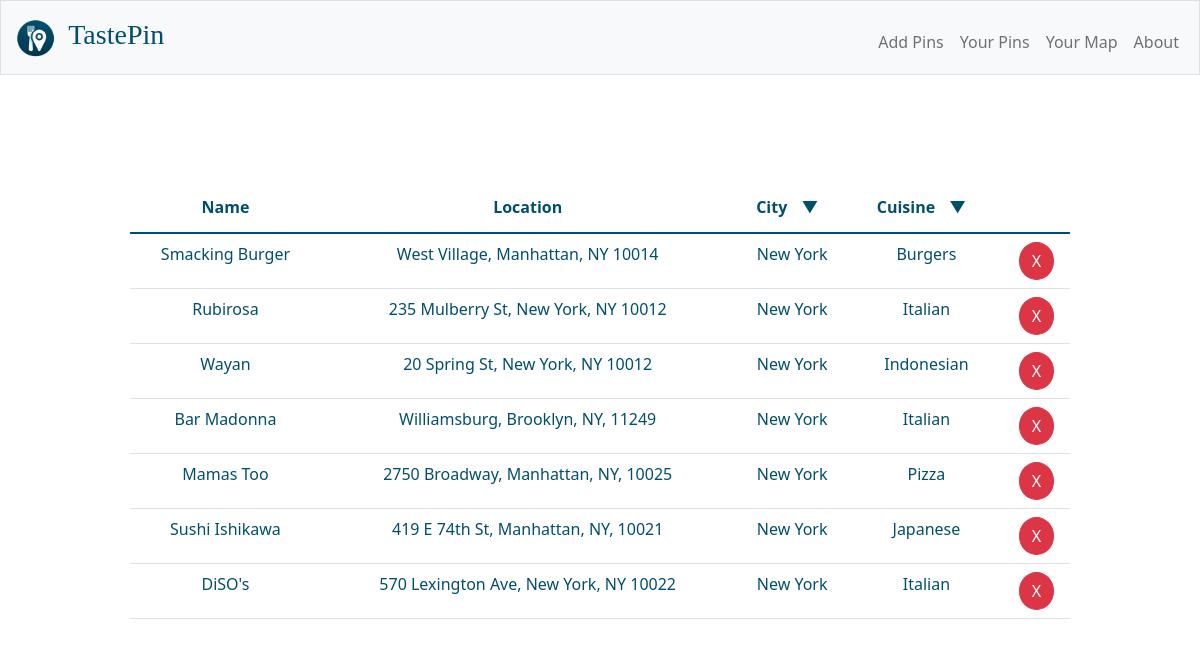
Page /list on the committed database.
### app.py (models this page shows)
class URL(db.Model):
    __tablename__ = 'urls'
    id = db.Column(db.Integer, primary_key=True)
    url = db.Column(db.String, nullable=False)
    name = db.Column(db.String)
    location = db.Column(db.String)
    cuisine = db.Column(db.String)
    latitude = db.Column(db.Float)
    longitude = db.Column(db.Float)
    city = db.Column(db.String)

### app.py (the view)
@app.route("/list")
def list_view():
    city = request.args.get('city', '')
    cuisine = request.args.get('cuisine', '')
    urls = URL.query
    if city:
        urls = urls.filter(URL.city == city)
    if cuisine:
        urls = urls.filter(URL.cuisine == cuisine)
    urls = urls.all()
    unique_cities = get_unique_cities()
    unique_cuisines = get_unique_cuisines()
    return render_template("list.html", urls=urls, unique_cities=unique_cities, unique_cuisines=unique_cuisines)

### app.py (called while the page is built)
def get_unique_cities():
    cities = db.session.query(URL.city).distinct().all()
    return [city[0] for city in cities if city[0] is not None]

def get_unique_cuisines():
    cuisines = db.session.query(URL.cuisine).distinct().all()
    return [cuisine[0] for cuisine in cuisines if cuisine[0] is not None]

@app.after_request
def after_request(response):
    response.headers["Cache-Control"] = "no-cache, no-store, must-revalidate"
    response.headers["Expires"] = 0
    response.headers["Pragma"] = "no-cache"
    return response

### templates/list.html (shortened to what this page needs)
{% extends "layout.html" %}
{% block main %}
<div class="list">
    <div class="content_list">
        <table class="table">
            <thead>
                <tr>
                    <th>Name</th>
                    <th>Location</th>
                    <th>
                        {% if request.args.get('city', '') %}
                            {{ request.args.get('city') }}
                        {% else %}
                            City
                        {% endif %}
                        <div class="custom-select-wrapper">
                            <label for="citySelect" class="custom-select-trigger">▼</label>
                        </div>
                    </th>
                    <th>
                        {% if request.args.get('cuisine', '') %}
                            {{ request.args.get('cuisine') }}
                        {% else %}
                            Cuisine
                        {% endif %}
                        <div class="custom-select-wrapper">
                            <label for="cuisineSelect" class="custom-select-trigger">▼</label>
                        </div>
                    </th>
                    <th></th>
                </tr>
            </thead>
            <tbody>
                {% for url in urls %}
                <tr id="row-{{ url.id }}">
                    <td>{{ url.name }}</td>
                    <td>{{ url.location }}</td>
                    <td>{{ url.city }}</td>
                    <td>{{ url.cuisine }}</td>
                    <td>
                        <form action="{{ url_for('delete_url', url_id=url.id) }}" method="post">
                            <button type="submit" class="btn btn-danger btn-round">X</button>
                        </form>
                    </td>
                </tr>
                {% endfor %}
            </tbody>
        </table>
    </div>
</div>
{% endblock %}

### templates/layout.html (shortened to what this page needs)
<!DOCTYPE html>
<html lang="en">
    <head>
        <link href="https://cdn.jsdelivr.net/npm/bootstrap@5.1.3/dist/css/bootstrap.min.css" rel="stylesheet">
        <link rel="stylesheet" href="https://unpkg.com/leaflet@1.9.4/dist/leaflet.css"/>
        <link href="/static/styles.css" rel="stylesheet">
    </head>
    <body>
        <nav class="bg-light border navbar navbar-expand-md navbar-light">
            <div class="container-fluid">
                <a class="navbar-brand" href="/">
                    <img src="/static/Logo.png" alt="Logo" style="height: 45px; width: 45px; margin-right: 5px;">
                    <span class="logo">TastePin</span>
                </a>
                <div class="collapse navbar-collapse" id="navbar">
                    {% if session["user_id"] %}
                        <ul class="navbar-nav me-auto mt-2">
                        </ul>
                        <ul class="navbar-nav ms-auto mt-2">
                            <li class="nav-item"><a class="nav-link" href="/">Add Pins</a></li>
                            <li class="nav-item"><a class="nav-link" href="/list">Your Pins</a></li>
                            <li class="nav-item"><a class="nav-link" href="/map">Your Map</a></li>
                            <li class="nav-item"><a class="nav-link" href="/about">About</a></li>
                        </ul>
                    {% else %}
                        <ul class="navbar-nav ms-auto mt-2">
                            <li class="nav-item"><a class="nav-link" href="/">Add Pins</a></li>
                            <li class="nav-item"><a class="nav-link" href="/list">Your Pins</a></li>
                            <li class="nav-item"><a class="nav-link" href="/map">Your Map</a></li>
                            <li class="nav-item"><a class="nav-link" href="/about">About</a></li>
                        </ul>
                    {% endif %}
                </div>
            </div>
        </nav>
        <main class="container-fluid py-5 text-center">
            {% block main %}{% endblock %}
        </main>
    </body>
</html>

### static/styles.css (style rules this page uses)
:root { --background-light: rgba(255, 255, 255, 0.95); }
html, body { height: 100%; width:100%; margin: 0; padding: 0; position: fixed; }
.logo { font-family: 'Candice', cursive; color: #004F6D; font-size: 3.5vh; }
nav { width: 100%; z-index: 1050; position: fixed; top: 0; left: 0; background-color: rgba(255, 255, 255, 0.95); }
.content_list { background: rgba(255, 255, 255, 0.95); margin: auto; max-width: 80%; border-radius: 10px; }
.list { padding-top: 5%; }
.table { color: #004F6D; }
.btn-round { border-radius: 50%; }
.custom-select-wrapper { position: relative; display: inline-block; width: auto; }
.custom-select-trigger { position: relative; display: block; padding: 5px 10px; cursor: pointer; background-color: transparent; border: none; text-align: right; font-size: 16px; }
.custom-select-trigger::after { position: absolute; right: 5px; top: 60%; transform: translateY(-50%); }
.table th { white-space: nowrap; vertical-align: middle; }

### rows in the picture
URL: name "Smacking Burger", location "West Village, Manhattan, NY 10014", city "New York", cuisine "Burgers"
URL: name "Rubirosa", location "235 Mulberry St, New York, NY 10012", city "New York", cuisine "Italian"
URL: name "Wayan", location "20 Spring St, New York, NY 10012", city "New York", cuisine "Indonesian"
URL: name "Bar Madonna", location "Williamsburg, Brooklyn, NY, 11249", city "New York", cuisine "Italian"
URL: name "Mamas Too", location "2750 Broadway, Manhattan, NY, 10025", city "New York", cuisine "Pizza"
URL: name "Sushi Ishikawa", location "419 E 74th St, Manhattan, NY, 10021", city "New York", cuisine "Japanese"
URL: name "DiSO's", location "570 Lexington Ave, New York, NY 10022", city "New York", cuisine "Italian"
